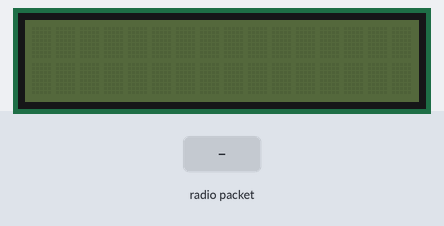
Recording of a sketch running on a simulated Arduino Uno, built with avr-gcc and run on an emulated ATmega328P. Shown: 16×2 character LCD. The inputs (shaded band) are chosen by the test bench. No radio packets arrive unless stated; what the sketch prints to the serial monitor is not drawn.

Above: at 1.2 s.
1.3 s: radio packet "1" arrives
At 2.4 s:
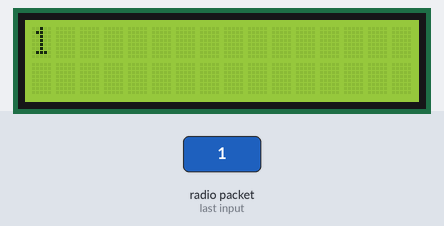
2.8 s: radio packet "0" arrives
At 3.5 s:
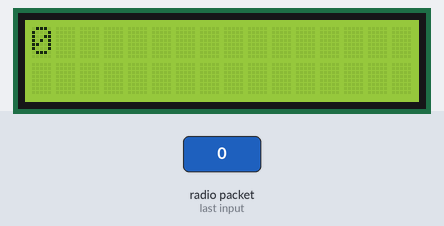
4.3 s: radio packet "2" arrives
At 4.7 s:
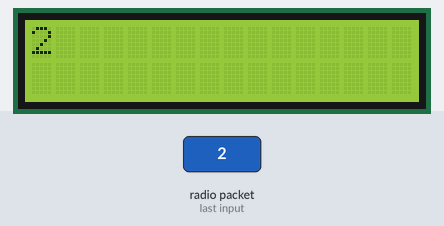
Timing chart, 0 to 7.3 s (numbered marks = the images above; inputs shaded):
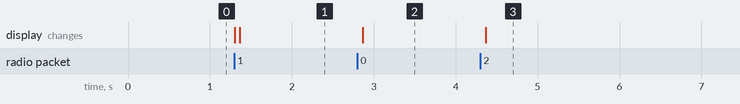

Measured:
- after the input at 1.3 s, the display: first changes at once (image 1 shows a later state)
- after the input at 2.8 s, the display: changes after 0.07 s (image 2)
- after the input at 4.3 s, the display: changes after 0.07 s (image 3)

The sketch:

DisplayCube.ino
```cpp
#include <SPI.h>
#include "RF24.h"
#include <EEPROM.h>
#include <Wire.h>   // standardowa biblioteka Arduino
#include <LiquidCrystal_I2C.h> // dolaczenie pobranej biblioteki I2C dla LCD

LiquidCrystal_I2C lcd(0x27, 2, 1, 0, 4, 5, 6, 7, 3, POSITIVE);  // Ustawienie adresu ukladu na 0x27

int PAYLOAD_SIZE = 30;
String CUBE_ADDRESS = "";
byte CUBE_ADDRESS_BYTES[6] = "";
RF24 radio(9, 10);

void getCubeAddress() {
	//Mocked addresses
	CUBE_ADDRESS = "00000";
	CUBE_ADDRESS.getBytes(CUBE_ADDRESS_BYTES, 6);
}

void setup() {
	Serial.begin(115200);
	Serial.println(F("HARIS/CUBE/Relay"));
  getCubeAddress();
	radio.begin();
	radio.setPALevel(RF24_PA_LOW);
	radio.openReadingPipe(1, CUBE_ADDRESS_BYTES);
	radio.startListening();
}

void loop() {
	char raw_message[30];
	if (radio.available()) {
		while (radio.available()) {
			radio.read(&raw_message, 30);
		}
		//String message(raw_message);
		Serial.println(raw_message);
    lcd.begin(16,2);   // Inicjalizacja LCD 2x16

    lcd.backlight(); // zalaczenie podwietlenia
    lcd.setCursor(0,0); // Ustawienie kursora w pozycji 0,0 (pierwszy wiersz, pierwsza kolumna)
    lcd.print(raw_message);
	}

}

//void sendViaRf(String message) {
//	radio.stopListening();
//	byte rawMessage[30];
//	message.getBytes(rawMessage, 30);
//	if (!radio.write(&rawMessage, 30)) {
//		Serial.println(F("failed send "));
//	}
//	radio.startListening();
//}
```
